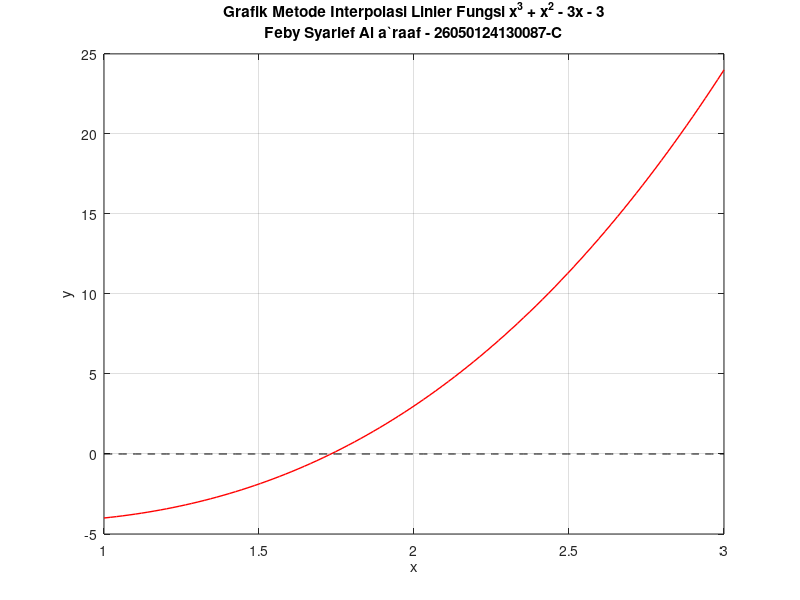

MATLAB code to generate this figure: (Note: this script raises an error after producing the figure.)
figure
x = linspace(1,3,100);
fx = x.^3 + x.^2 - 3*x - 3;
plot(x,fx,'r','LineWidth', 1)
hold on
plot(x,zeros(size(x)),'k--')
grid on
xlabel('x')
ylabel('y')
title({'Grafik Metode Interpolasi Linier Fungsi x^3 + x^2 - 3x - 3'; ...
       'Feby Syarief Al a`raaf - 26050124130087-C'})

iterasi = 0;

xn = 1;
xn1 = 3;
[fxn, fxn1] = interpolasi_linier(xn, xn1);

if (fxn * fxn1) >= 0
    disp('Akar persamaan tidak berada di range tersebut');
    disp('Ganti range-nya!');
else
    fprintf('\n%-10s %-12s %-12s %-12s %-12s %-12s\n', ...
        'Iterasi', 'Xn', 'Xn1', 'X*', 'f(X*)', 'Error');
    fprintf('%-10s %-12s %-12s %-12s %-12s %-12s\n', ...
        '---------', '----------', '----------', '----------', '----------', '----------');
end

Ea_max = 10^(-4); % Batas toleransi
maks_iterasi = 100; % Batas iterasi maksimum

while (fxn * fxn1) < 0 && iterasi < maks_iterasi
    iterasi = iterasi + 1;
    
    % Rumus Interpolasi Linier (False Position)
    xt = xn - (fxn * (xn1 - xn)) / (fxn1 - fxn);
    [fxt] = interpolasi_tengah(xt);
    
    % Hitung error
    if iterasi > 1
        error = abs(xt - xt_prev);
    else
        error = NaN;
    end
    
    fprintf('%-10d %-12.6f %-12.6f %-12.6f %-12.6f %-12.6f\n', ...
        iterasi, xn, xn1, xt, fxt, error);

    % Jika f(X*) = 0 (akar eksak)
    if fxt == 0
        akar = xt;
        fprintf('\nAkar eksak ditemukan!\n');
        fprintf('Jumlah iterasi = %i \n', iterasi);
        fprintf('Nilai f(xt) = %.6f \n', fxt);
        fprintf('Akar persamaan = %.6f \n', akar);
        
        plot(akar, 0, 'bx', 'MarkerSize', 10, 'LineWidth', 2);
        legend('f(x)', 'y=0', 'Akar Persamaan', 'Location', 'best');
        return
    end
    
    % Cek toleransi error
    if iterasi > 1 && error <= Ea_max
        akar = xt;
        fprintf('\nKonvergensi tercapai!\n');
        fprintf('Jumlah iterasi = %i \n', iterasi);
        fprintf('Nilai f(xt) = %.6f \n', fxt);
        fprintf('Error = %.6f \n', error);
        fprintf('Akar persamaan = %.6f \n', akar);
        
        plot(akar, 0, 'bx', 'MarkerSize', 10, 'LineWidth', 2);
        legend('f(x)', 'y=0', 'Akar Persamaan', 'Location', 'best');
        return
    end
    
    % Perbarui interval
    if fxn * fxt < 0
        xn1 = xt;
        fxn1 = fxt;
    else
        xn = xt;
        fxn = fxt;
    end
    
    xt_prev = xt; % Simpan untuk iterasi berikutnya
end

if iterasi >= maks_iterasi
    fprintf('\nMaksimum iterasi tercapai tanpa konvergensi\n');
    fprintf('Nilai terakhir X* = %.6f dengan f(X*) = %.6f\n', xt, fxt);
    
    plot(xt, 0, 'bx', 'MarkerSize', 10, 'LineWidth', 2);
    legend('f(x)', 'y=0', 'Pendekatan Akhir', 'Location', 'best');
end

function [fa, fb] = interpolasi_linier(xn, xn1)
    % Fungsi: f(x) = x^3 + x^2 - 3x - 3
    fa = xn^3 + xn^2 - 3*xn - 3;
    fb = xn1^3 + xn1^2 - 3*xn1 - 3;
end

function [ft] = interpolasi_tengah(xt)
    % Fungsi untuk titik tengah (X*)
    ft = xt^3 + xt^2 - 3*xt - 3;
end
